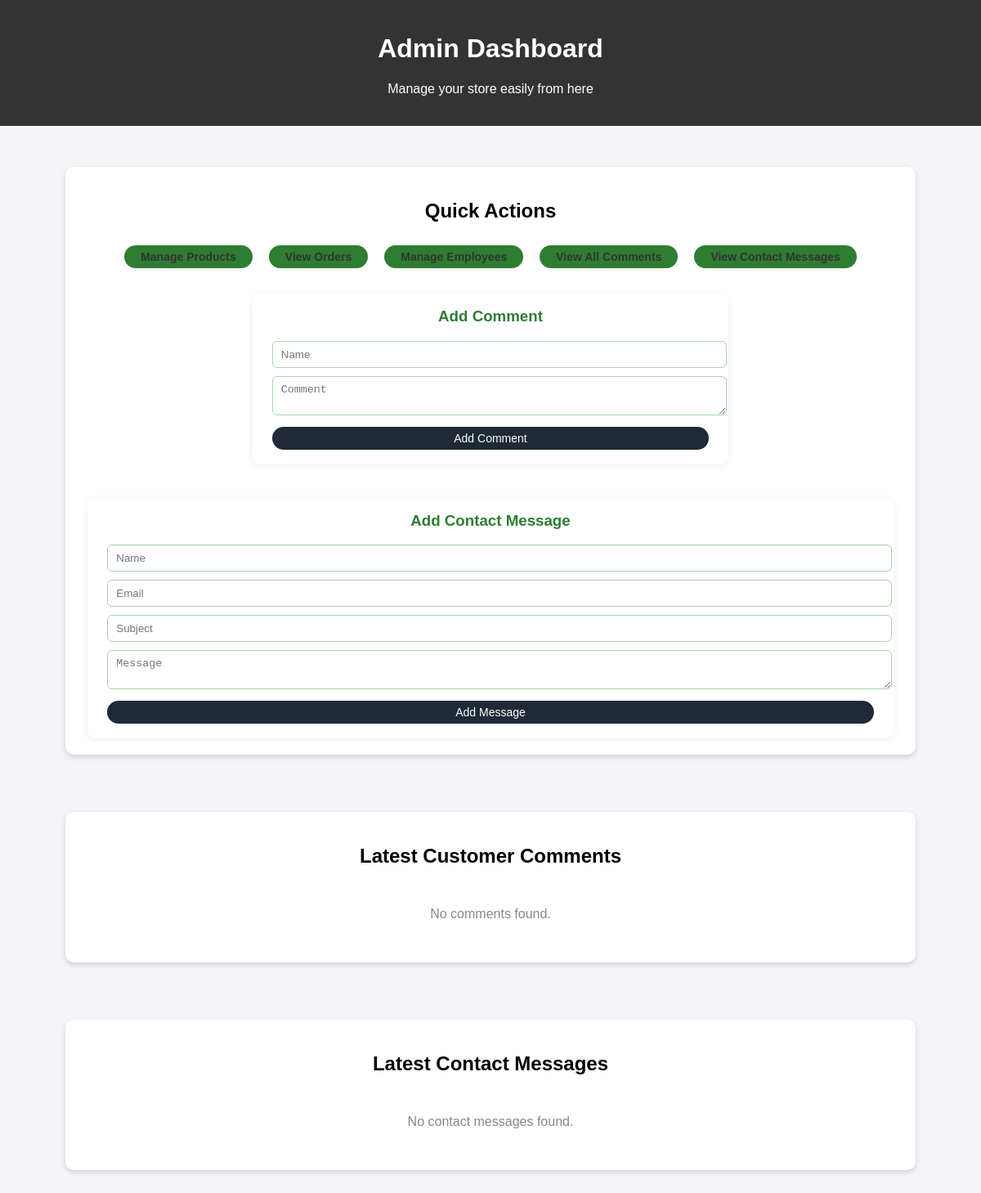
Before: /admin/admin.php with the older database file.
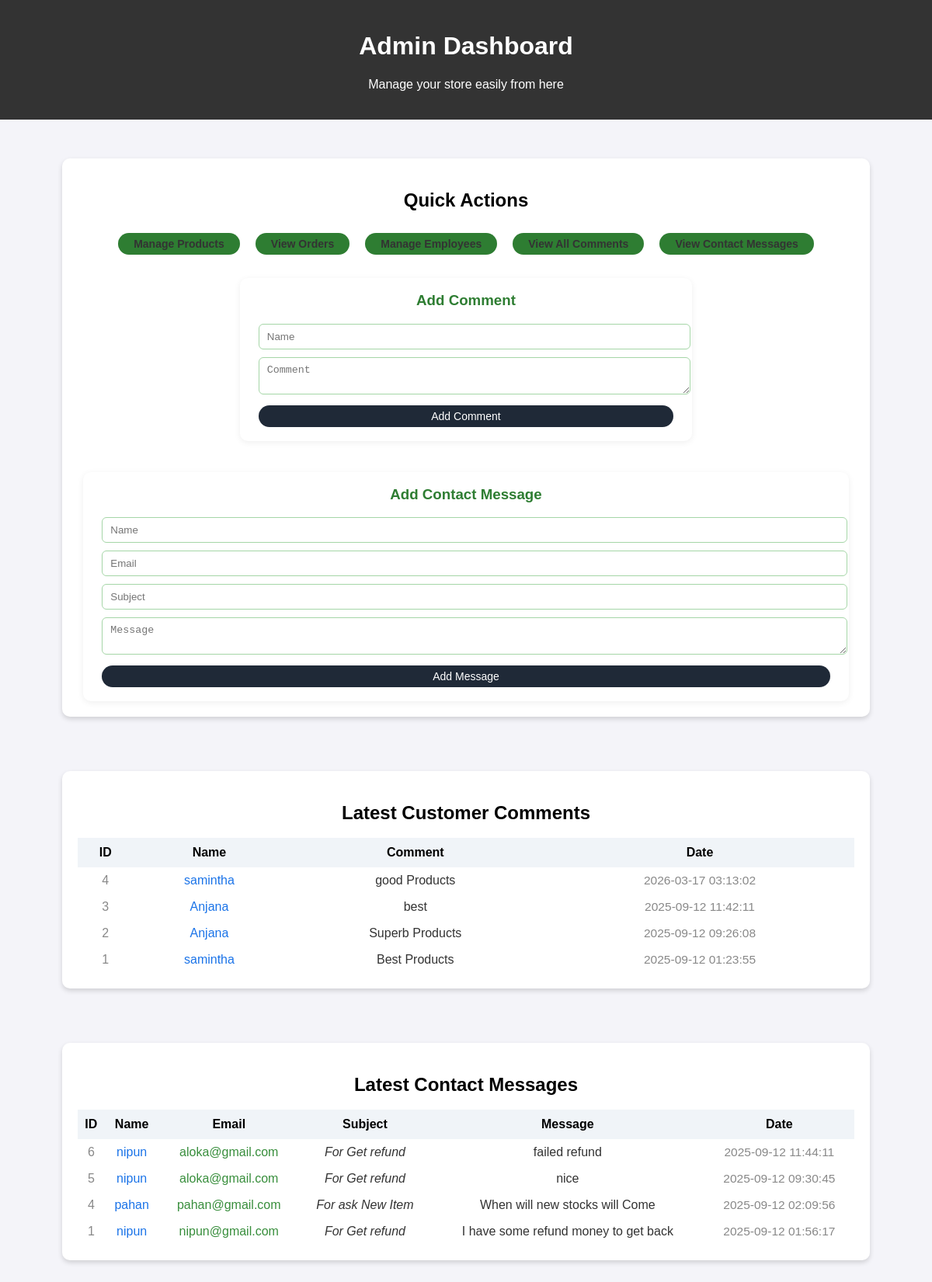
After: the same page with the newer database file.
### tables this page shows
CREATE TABLE `comments` (
  `id` int(11) NOT NULL AUTO_INCREMENT,
  `user_name` varchar(100) NOT NULL,
  `comment` text NOT NULL,
  `created_at` timestamp NOT NULL DEFAULT current_timestamp(),
  PRIMARY KEY (`id`)
);

CREATE TABLE `contact_messages` (
  `id` int(11) NOT NULL AUTO_INCREMENT,
  `name` varchar(100) NOT NULL,
  `email` varchar(150) NOT NULL,
  `subject` varchar(200) NOT NULL,
  `message` text NOT NULL,
  `created_at` timestamp NOT NULL DEFAULT current_timestamp(),
  PRIMARY KEY (`id`)
);

### admin/admin.php (the view, shortened to what this page needs)
<!doctype html>
<html>
<head>
<link rel="stylesheet" href="../public/style.css">
</head>
<body>
<div class="header">
    <h1>Admin Dashboard</h1>
    <p>Manage your store easily from here</p>
</div>
<div class="container" style="margin-bottom: 30px;">
    <div class="card" style="width:100%;max-width:1000px;margin:auto;">
        <h2 style="margin-bottom:18px;">Quick Actions</h2>
        <div style="display:flex;flex-wrap:wrap;gap:20px;justify-content:center;">
            <a class="btn btn-primary" href="products.php">Manage Products</a>
            <a class="btn btn-primary" href="orders.php">View Orders</a>
            <a class="btn btn-primary" href="employee.php">Manage Employees</a>
            <a class="btn btn-primary" href="comments.php">View All Comments</a>
            <a class="btn btn-primary" href="contact_messages.php">View Contact Messages</a>
        </div>
        <div style="display:flex;flex-wrap:wrap;gap:40px;justify-content:center;margin-top:30px;">
            <form method="POST" action="admin_add_comment.php" style="background:#fff;padding:18px 24px;border-radius:10px;box-shadow:0 2px 8px #0001;min-width:260px;">
                <h3 style="margin-top:0;color:var(--color-dark-green-text);">Add Comment</h3>
                <input type="text" name="user_name" placeholder="Name" required style="width:100%;margin-bottom:10px;padding:8px 10px;border-radius:6px;border:1px solid var(--color-main-green);">
                <textarea name="comment" placeholder="Comment" required style="width:100%;margin-bottom:10px;padding:8px 10px;border-radius:6px;border:1px solid var(--color-main-green);"></textarea>
                <button type="submit" class="btn btn-solid" style="width:100%;">Add Comment</button>
            </form>
            <form method="POST" action="admin_add_contact_message.php" style="background:#fff;padding:18px 24px;border-radius:10px;box-shadow:0 2px 8px #0001;min-width:260px;">
                <h3 style="margin-top:0;color:var(--color-dark-green-text);">Add Contact Message</h3>
                <input type="text" name="name" placeholder="Name" required style="width:100%;margin-bottom:10px;padding:8px 10px;border-radius:6px;border:1px solid var(--color-main-green);">
                <input type="email" name="email" placeholder="Email" required style="width:100%;margin-bottom:10px;padding:8px 10px;border-radius:6px;border:1px solid var(--color-main-green);">
                <input type="text" name="subject" placeholder="Subject" required style="width:100%;margin-bottom:10px;padding:8px 10px;border-radius:6px;border:1px solid var(--color-main-green);">
                <textarea name="message" placeholder="Message" required style="width:100%;margin-bottom:10px;padding:8px 10px;border-radius:6px;border:1px solid var(--color-main-green);"></textarea>
                <button type="submit" class="btn btn-solid" style="width:100%;">Add Message</button>
            </form>
        </div>
    </div>
</div>
<?php
require_once '../config.php';
$sql = "SELECT id, user_name, comment, created_at FROM comments ORDER BY created_at DESC LIMIT 10";
$result = $conn->query($sql);
?>
<div class="container" style="margin-top: 0;">
    <div class="card" style="width:100%;max-width:1000px;margin:auto;">
        <h2 style="margin-bottom:18px;">Latest Customer Comments</h2>
        <?php if ($result && $result->num_rows > 0): ?>
        <table style="width:100%;border-collapse:collapse;">
            <thead>
                <tr style="background:#f0f4f8;">
                    <th style="padding:10px 6px;">ID</th>
                    <th style="padding:10px 6px;">Name</th>
                    <th style="padding:10px 6px;">Comment</th>
                    <th style="padding:10px 6px;">Date</th>
                </tr>
            </thead>
            <tbody>
                <?php while($row = $result->fetch_assoc()): ?>
                <tr>
                    <td style="padding:8px 6px; color:#888;"> <?= $row['id'] ?> </td>
                    <td style="padding:8px 6px; font-weight:500; color:#1a73e8;"> <?= htmlspecialchars($row['user_name']) ?> </td>
                    <td style="padding:8px 6px; color:#333;"> <?= nl2br(htmlspecialchars($row['comment'])) ?> </td>
                    <td style="padding:8px 6px; color:#888; font-size:0.97em;"> <?= $row['created_at'] ?> </td>
                </tr>
                <?php endwhile; ?>
            </tbody>
        </table>
        <?php else: ?>
            <div style="text-align:center; color:#888; padding:30px 0;">No comments found.</div>
        <?php endif; ?>
    </div>
</div>
<?php
$sql2 = "SELECT id, name, email, subject, message, created_at FROM contact_messages ORDER BY created_at DESC LIMIT 10";
$result2 = $conn->query($sql2);
?>
<div class="container" style="margin-top: 30px;">
    <div class="card" style="width:100%;max-width:1000px;margin:auto;">
        <h2 style="margin-bottom:18px;">Latest Contact Messages</h2>
        <?php if ($result2 && $result2->num_rows > 0): ?>
        <table style="width:100%;border-collapse:collapse;">
            <thead>
                <tr style="background:#f0f4f8;">
                    <th style="padding:10px 6px;">ID</th>
                    <th style="padding:10px 6px;">Name</th>
                    <th style="padding:10px 6px;">Email</th>
                    <th style="padding:10px 6px;">Subject</th>
                    <th style="padding:10px 6px;">Message</th>
                    <th style="padding:10px 6px;">Date</th>
                </tr>
            </thead>
            <tbody>
                <?php while($row = $result2->fetch_assoc()): ?>
                <tr>
                    <td style="padding:8px 6px; color:#888;"> <?= $row['id'] ?> </td>
                    <td style="padding:8px 6px; font-weight:500; color:#1a73e8;"> <?= htmlspecialchars($row['name']) ?> </td>
                    <td style="padding:8px 6px; color:#388e3c;"> <?= htmlspecialchars($row['email']) ?> </td>
                    <td style="padding:8px 6px; color:#333; font-style:italic;"> <?= htmlspecialchars($row['subject']) ?> </td>
                    <td style="padding:8px 6px; color:#333;"> <?= nl2br(htmlspecialchars($row['message'])) ?> </td>
                    <td style="padding:8px 6px; color:#888; font-size:0.97em;"> <?= $row['created_at'] ?> </td>
                </tr>
                <?php endwhile; ?>
            </tbody>
        </table>
        <?php else: ?>
            <div style="text-align:center; color:#888; padding:30px 0;">No contact messages found.</div>
        <?php endif; ?>
    </div>
</div>
</body>
</html>

### admin/admin.php (style rules this page uses)
:root { --color-bg: #c7efcb; --color-bg-light-card: #F1F8E9; --color-main-green: #A5D6A7; --color-dark-green-text: #2E7D32; --color-medium-green-text: #4CAF50; --color-dark-btn: #333; --color-gray-800: #1f2937; --color-gray-700: #374151; --color-gray-600: #4b5563; --primary-green: #4CAF50; }
.btn { padding: 0.375rem 1.25rem; border-radius: 9999px; text-decoration: none; transition: background-color 0.3s, color 0.3s; display: inline-block; text-align: center; border: none; cursor: pointer; font-weight: 500; font-size: 14px; }
.btn-solid { background-color: var(--color-gray-800); color: white; }
.btn-primary { background-color: var(--color-dark-green-text); color: white; }
body { font-family: Arial, sans-serif; background: #f4f4f9; margin: 0; padding: 0; }
.header { background: #333; color: white; padding: 20px; text-align: center; }
.container { max-width: 1100px; margin: 30px auto; display: grid; grid-template-columns: repeat(auto-fit, minmax(220px, 1fr)); gap: 20px; padding: 20px; }
.card { background: white; border-radius: 10px; padding: 20px; text-align: center; box-shadow: 0 3px 6px rgba(0,0,0,0.15); transition: transform 0.2s; }
.card a { text-decoration: none; display: block; color: #333; font-weight: bold; margin-top: 10px; }

Changed rows visible on the page:
added comments: id "4", user_name "samintha", comment "good Products", created_at "2026-03-17 03:13:02"
added comments: id "3", user_name "Anjana", comment "best", created_at "2025-09-12 11:42:11"
added comments: id "2", user_name "Anjana", comment "Superb Products", created_at "2025-09-12 09:26:08"
added comments: id "1", user_name "samintha", comment "Best Products", created_at "2025-09-12 01:23:55"
added contact_messages: id "6", name "nipun", email "aloka@gmail.com", subject "For Get refund", message "failed refund", created_at "2025-09-12 11:44:11"
added contact_messages: id "5", name "nipun", email "aloka@gmail.com", subject "For Get refund", message "nice", created_at "2025-09-12 09:30:45"
added contact_messages: id "4", name "pahan", email "pahan@gmail.com", subject "For ask New Item", message "When will new stocks will Come", created_at "2025-09-12 02:09:56"
added contact_messages: id "1", name "nipun", email "nipun@gmail.com", subject "For Get refund", message "I have some refund money to get back", created_at "2025-09-12 01:56:17"
Other visible differences:
text no longer shown: "No comments found. No contact messages found."
text now shown: "ID Name Comment Date ID Name Email Subject Message Date"
